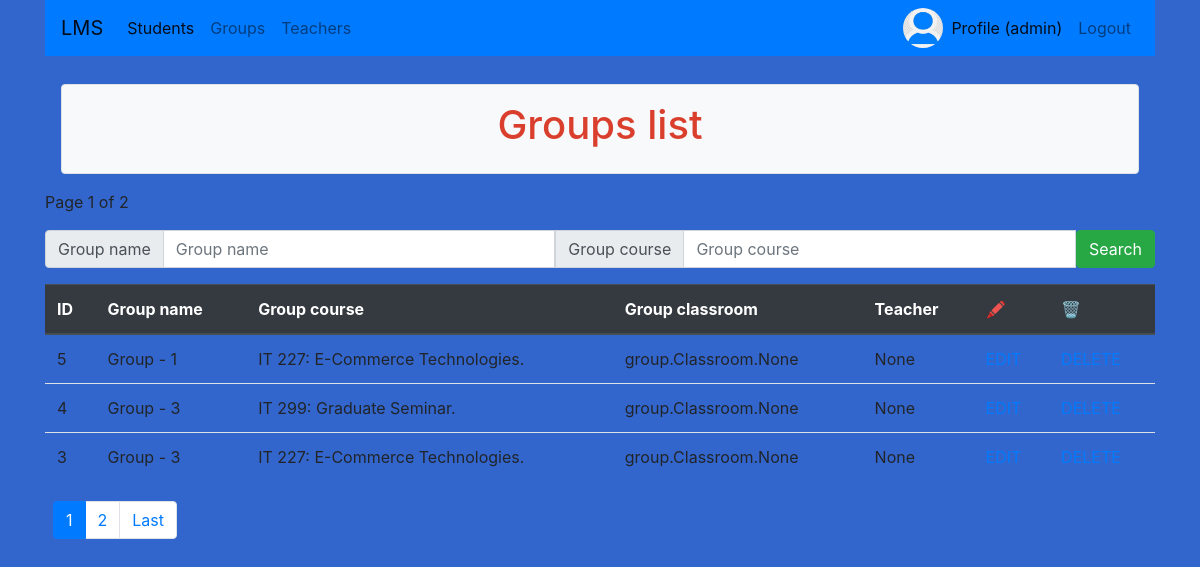
Screenshot of /groups/ (signed in) with the database file from the repository.
### user_account/models.py (models this page shows, shortened)
class UserAccountProfile(models.Model):
    user = models.OneToOneField(
        User,
        on_delete=models.CASCADE,
        related_name="profile"
    )
    image = models.ImageField(default='default.jpg', upload_to='pics')

### group/models.py (models this page shows, shortened)
class Group(models.Model):
    name = models.CharField(max_length=64)
    course = models.CharField(max_length=128)
    teacher = models.ForeignKey(
        to=Teacher,
        null=True,
        on_delete=models.SET_NULL,
        related_name='groups'
    )
    classroom = models.ManyToManyField(
        to=Classroom,
        null=True,
        related_name='groups'
    )

### group/views.py (the view)
# urls.py: path('', GroupsListView.as_view(), name='list'),
class GroupsListView(LoginRequiredMixin, ListView):
    model = Group
    template_name = 'groups_list.html'
    context_object_name = 'groups_list'
    login_url = reverse_lazy('login')
    paginate_by = 3
    def get_queryset(self):
        request = self.request
        qs = super().get_queryset()
        qs = qs.order_by('-id')
        if request.GET.get('gname') or request.GET.get('gcourse'):
            qs = qs.filter(Q(name=request.GET.get('gname')) | Q(
                course=request.GET.get('course')))
        return qs
    def get_context_data(self, *, object_list=None, **kwargs):
        context = super().get_context_data(object_list=None, **kwargs)
        context['title'] = 'Groups list'
        return context

### group/templates/groups_list.html
{% extends 'base.html' %}
{% block content %}
    <form>
        <div class="input-group mb-3">
          <div class="input-group-prepend">
            <span class="input-group-text" id="basic-addon1">Group name</span>
          </div>
          <input  name="gname" type="text" class="form-control" placeholder="Group name" aria-label="firstname" aria-describedby="basic-addon1">
          <div class="input-group-prepend">
            <span class="input-group-text" id="basic-addon1">Group course</span>
          </div>
          <input  name="gcourse" type="text" class="form-control" placeholder="Group course" aria-label="lastname" aria-describedby="basic-addon1">
          <button type="submit" class="btn btn-success">Search</button>
        </div>
    </form>
    {% include 'includes/groups_table.html' %}
{% endblock %}

### templates/base.html (shortened to what this page needs)
{% load static %}
<!DOCTYPE html>
<html lang="en">
<head>
    <link rel="stylesheet" href="https://stackpath.bootstrapcdn.com/bootstrap/4.5.0/css/bootstrap.min.css"
>
    <link rel="stylesheet" type="text/css" href="{% static 'main/css/base.css' %}">
</head>
<body>
<div class="container">
    <nav class="navbar navbar-expand-lg navbar-light bg-primary">
        <a class="navbar-brand" href="{% url 'index' %}">LMS</a>
        <div class="collapse navbar-collapse" id="navbarSupportedContent">
            <ul class="navbar-nav mr-auto">
                <li class="nav-item active">
                    <a class="nav-link" href="{% url 'students:list' %}">Students <span class="sr-only">(current)</span></a>
                </li>
                <li class="nav-item">
                    <a class="nav-link" href="{% url 'groups:list' %}">Groups</a>
                </li>
                <li class="nav-item">
                    <a class="nav-link" href="{% url 'teachers:list' %}">Teachers</a>
                </li>
            </ul>
            <ul class="navbar-nav">
                {% if user.is_authenticated %}
                    <li class="nav-item">
                        <img alt="Profile pic" width="40" height="40" class="rounded-circle" src="{{ user.profile.image.url }}">
                    </li>
                    <li class="nav-item active">
                        <a class="nav-link" href="{% url 'profile' %}">Profile ({{ user.username}})</a>
                    </li>
                    <li class="nav-item">
                        <a class="nav-link" href="{% url 'logout' %}">Logout</a>
                    </li>
                {% endif %}
            </ul>
        </div>
    </nav>
</div>
<div class="container">
        <div class="p-1 m-1">
        </div>
        <div class="border rounded text-center p-3 m-3 bg-light text-dark" >
            <h1>{% block title %}{{ title }}{% endblock %}</h1>
        </div>
    <p>
        Page {{ page_obj.number }} of {{ page_obj.paginator.num_pages }}
    </p>
    {% block  content %}
    {% endblock %}
</div>
</body>
</html>

### group/templates/includes/groups_table.html
{% if groups_list %}
    <table class="table table-hover">
        <thead class="thead-dark">
            <tr>
                <th>ID</th>
                <th>Group name</th>
                <th>Group course</th>
                <th>Group classroom</th>
                <th>Teacher</th>
                <th>&#128397;</th>
                <th>🗑</th>
                </tr>
        </thead>
            {% for group in groups_list %}
                <tr>
                    <td> {{ group.id }} </td>
                    <td> {{ group.name }} </td>
                    <td> {{ group.course }} </td>
                    <td> {{ group.classroom }} </td>
                    <td> {{ group.teacher }} </td>
                    <td> <a href="{% url 'groups:edit' group.id %}">EDIT</a> </td>
                    <td> <a href="{% url 'groups:delete' group.id %}">DELETE</a> </td>
                </tr>
            {% endfor %}
    </table>
        <div class="p-1 m-1">
            {% include 'includes/pagination.html' %}
        </div>
{% else %}
    <p>Sorry, list is empty</p>
{% endif %}

### static/main/css/base.css (style rules this page uses)
h1 { color: #d93f2c; }
body { background-color: #3366CC; }

### rows the page displays
Group: id "5", name "Group - 1", course "IT 227: E-Commerce Technologies.", classroom "group.Classroom.None", teacher "None"
Group: id "4", name "Group - 3", course "IT 299: Graduate Seminar.", classroom "group.Classroom.None", teacher "None"
Group: id "3", name "Group - 3", course "IT 227: E-Commerce Technologies.", classroom "group.Classroom.None", teacher "None"

### other values shown
{{ user.username }} "admin"
{{ title }} "Groups list"
{{ page_obj.number }} "1"
{{ page_obj.paginator.num_pages }} "2"
{{ number_page }} "2"
